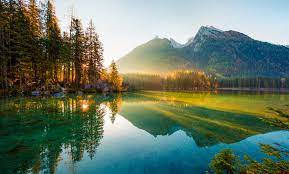
#> input picture nature.jpeg, 289 x 174 px
$ python nature_edge.py
#> lines starting #> are read from the running program, lines starting #| are printed output that depends on the picture
import cv2
import imutils
import numpy

img=cv2.imread("nature.jpeg")
#> img is the input picture: shape (174, 289, 3); mean B, G, R 102.3, 119.5, 103.5
cv2.imshow("image" , img)
cv2.waitKey(0)

gray = cv2.cvtColor(img, cv2.COLOR_BGR2GRAY)
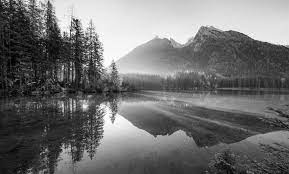
#> gray: shape (174, 289); min 1, max 255, mean 112.7
grayshow=cv2.imshow("GrayImage", gray)
cv2.waitKey(0)


edge=cv2.Canny(gray , 30,150)
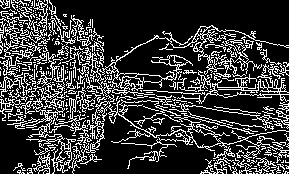
#> edge: shape (174, 289); 22.5% white in thin lines or dots
cv2.imshow("edge show" , edge)
cv2.waitKey(0)

edge2=cv2.Canny(gray , 70,150)
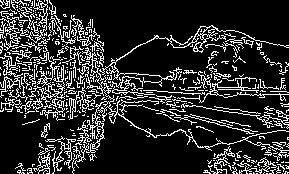
#> edge2: shape (174, 289); 17.8% white in thin lines or dots
cv2.imshow("edge show2" , edge2)
cv2.waitKey(0)

edge3=cv2.Canny(gray , 500,200)
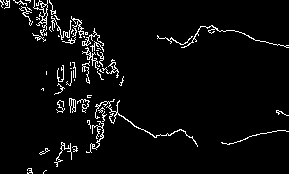
#> edge3: shape (174, 289); 4.3% white in thin lines or dots
cv2.imshow("edge show3" , edge3)
cv2.waitKey(0)
cv2.imwrite("edge_img_bridge.jpg" , edge3)

$ run again, with home.jpeg copied over nature.jpeg
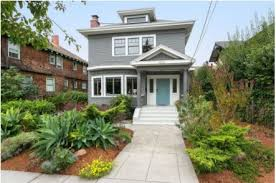
#> input picture home.jpeg, 276 x 183 px
#> img is the input picture: shape (183, 276, 3); mean B, G, R 115.1, 137.5, 132.3
#> `edge=cv2.Canny(gray , 30,150)`:
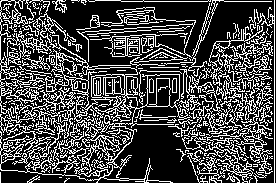
#> edge: shape (183, 276); 28.5% white in thin lines or dots
#> edge2: shape (183, 276); 27% white in thin lines or dots
#> `edge3=cv2.Canny(gray , 500,200)`:
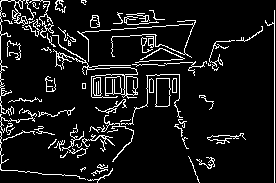
#> edge3: shape (183, 276); 9.1% white in thin lines or dots

$ run again, with rodcar.jpg copied over nature.jpeg
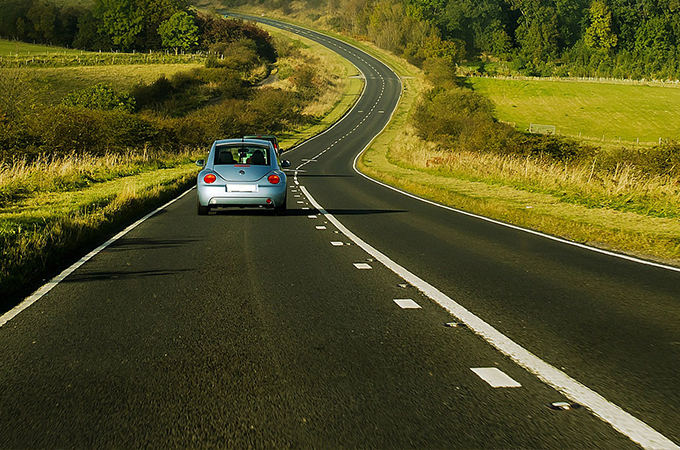
#> input picture rodcar.jpg, 680 x 450 px
#> img is the input picture: shape (450, 680, 3); mean B, G, R 32.7, 79.8, 82.1
#> `edge=cv2.Canny(gray , 30,150)`:
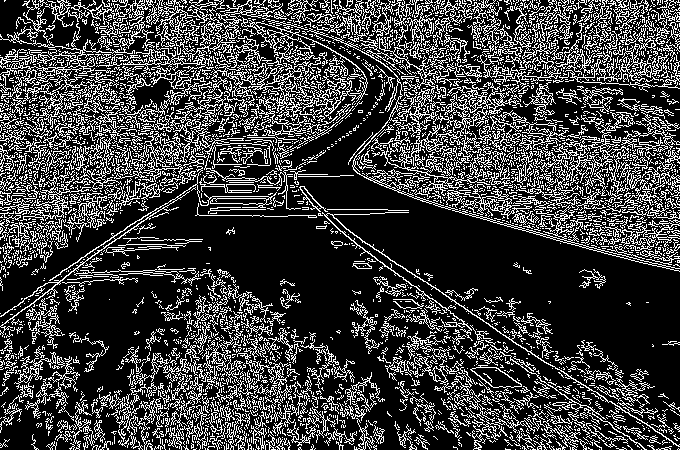
#> edge: shape (450, 680); 24.7% white in thin lines or dots
#> edge2: shape (450, 680); 20.8% white in thin lines or dots
#> `edge3=cv2.Canny(gray , 500,200)`:
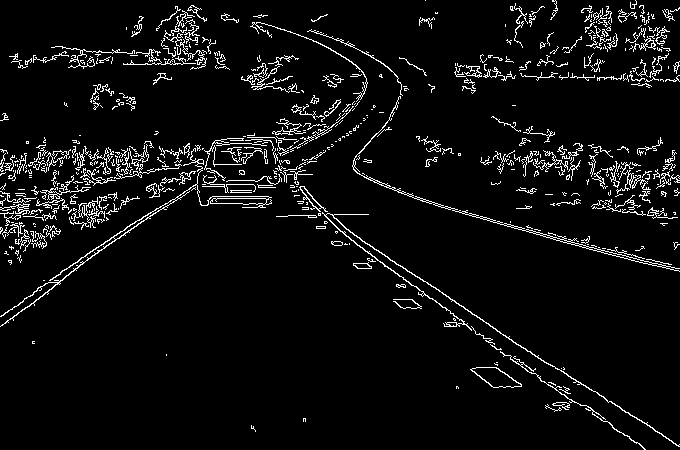
#> edge3: shape (450, 680); 5.4% white in thin lines or dots
